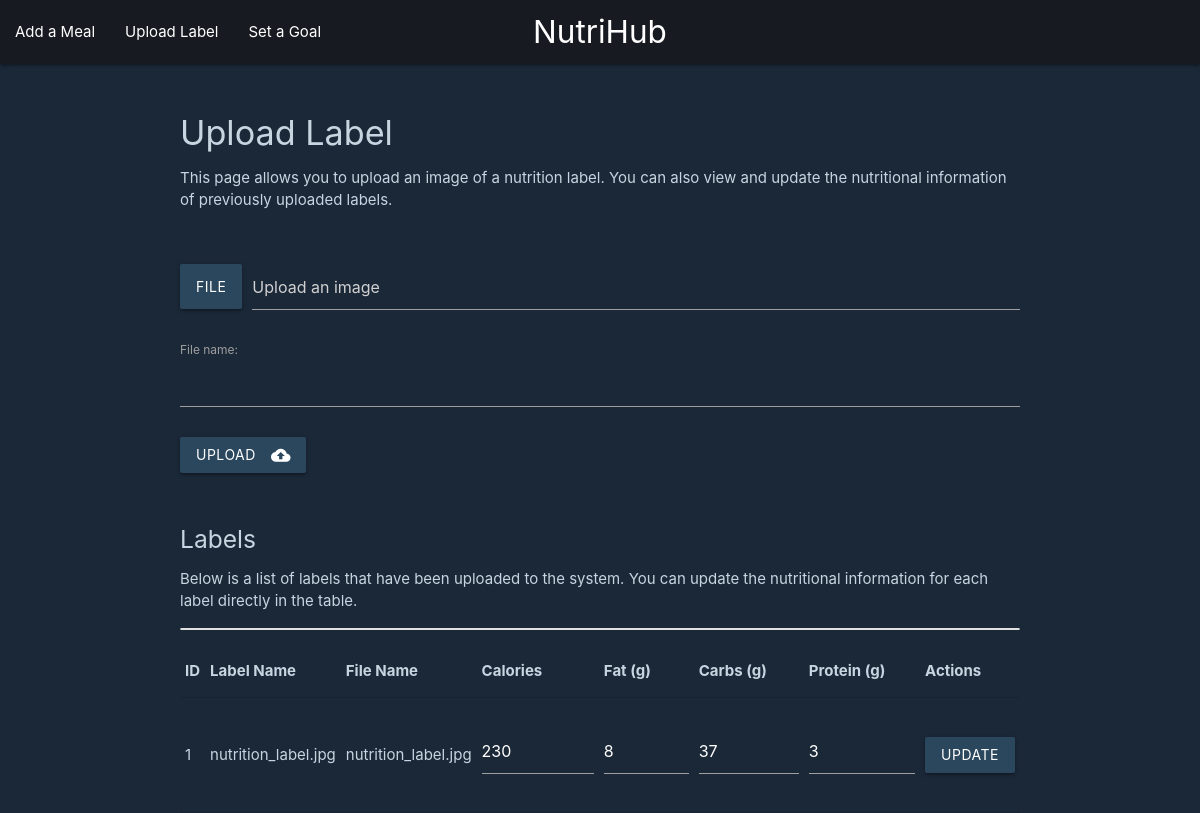
Page /uploadv2 on the earlier database version.
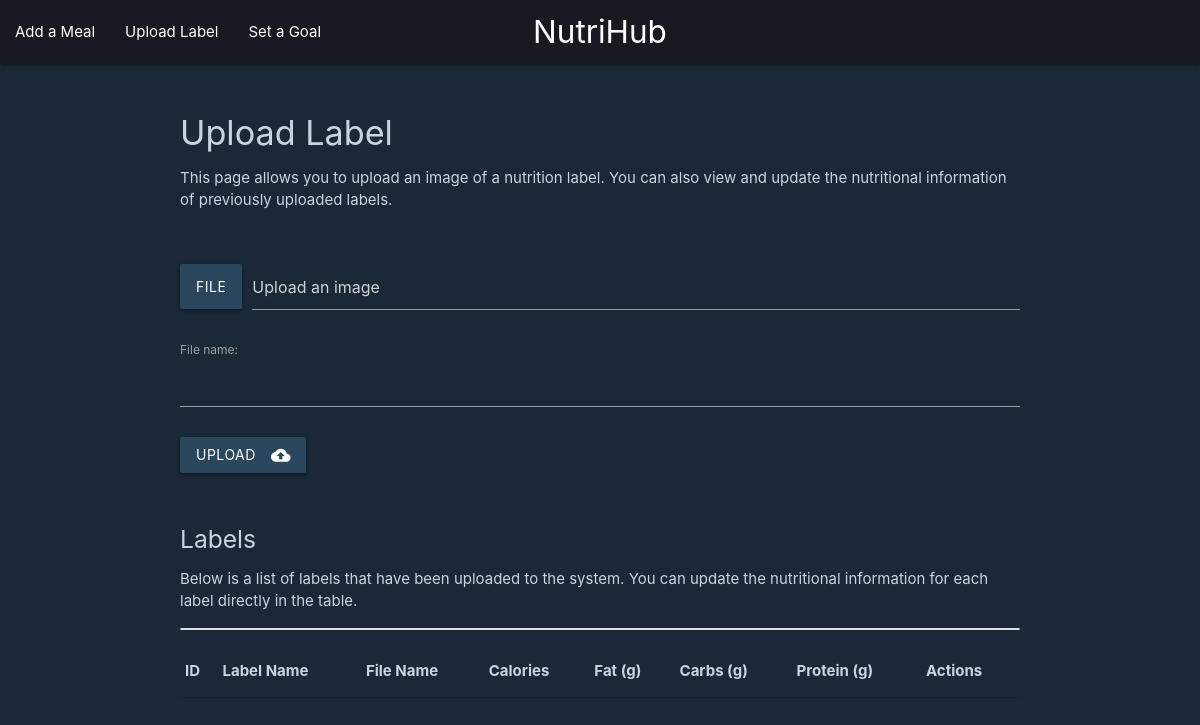
Same page on the later database version.
### tables this page shows
CREATE TABLE label (
    id INTEGER PRIMARY KEY AUTOINCREMENT,
    name TEXT NOT NULL,
    file_name TEXT NOT NULL,
    calories INTEGER NOT NULL,
    fat INTEGER NOT NULL,
    protein INTEGER NOT NULL,
    carbs INTEGER NOT NULL
);

### main.py (the view)
@app.route("/uploadv2")
def uploadv2():
    conn = get_db_connection()
    labels = conn.execute('SELECT * FROM label').fetchall()
    conn.close()
    return render_template('uploadV2.html', labels = labels)

### main.py (called while the page is built)
def get_db_connection():
    conn = sqlite3.connect('database.db')
    conn.row_factory = sqlite3.Row
    return conn

### templates/uploadV2.html (shortened to what this page needs)
<!DOCTYPE html>
<html lang="en">
<head>
    <link rel="stylesheet" href="https://cdnjs.cloudflare.com/ajax/libs/materialize/1.0.0/css/materialize.min.css">
</head>
<body>
    <nav>
        <div class="nav-wrapper" style="background-color: #171a21;">
            <a href="/" class="brand-logo center">NutriHub</a>
            <ul id="nav-mobile" class="left hide-on-med-and-down">
                <li><a href="/dashboard">Add a Meal</a></li>
                <li><a href="/uploadv2">Upload Label</a></li>
                <li><a href="/goal">Set a Goal</a></li>
            </ul>
        </div>
    </nav>
    <main>
        <div class="container">
            <h4>Upload Label</h4>
            <p>This page allows you to upload an image of a nutrition label. You can also view and update the nutritional information of previously uploaded labels.</p>
            <br>
            <form action="/addlabel" method="post" enctype="multipart/form-data">
                <div class="file-field input-field">
                    <div class="btn">
                        <span>File</span>
                    </div>
                    <div class="file-path-wrapper">
                        <input class="file-path validate" type="text" placeholder="Upload an image">
                    </div>
                </div>
                <label for="fname">File name:</label>
                <input type="text" id="fname" name="fname"><br><br>
                <button class="btn waves-effect waves-light" type="submit" value="Upload">Upload
                    <i class="material-icons right">cloud_upload</i>
                </button>
            </form>
            <br>
            <div class="uploaded-files">
                <h5>Labels</h5>
                <p>Below is a list of labels that have been uploaded to the system. You can update the nutritional information for each label directly in the table.</p>
                <ul id="fileList" class="collection">
                </ul>
                <table class="highlight">
                    <thead>
                        <tr>
                            <th>ID</th>
                            <th>Label Name</th>
                            <th>File Name</th>
                            <th>Calories</th>
                            <th>Fat (g)</th>
                            <th>Carbs (g)</th>
                            <th>Protein (g)</th>
                            <th>Actions</th>
                        </tr>
                    </thead>
                    <tbody>
                        {% for label in labels %}
                        <tr>
                            <form action="/updatelabel/{{ label['id'] }}" method="post">
                                <td>{{ label['id'] }}</td>
                                <td>{{ label['name'] }}</td>
                                <td>{{ label['file_name'] }}</td>
                                <td>
                                    <div class="input-field">
                                        <input type="number" name="calories" value="{{ label['calories'] }}">
                                    </div>
                                </td>
                                <td>
                                    <div class="input-field">
                                        <input type="number" name="fat" value="{{ label['fat'] }}">
                                    </div>
                                </td>
                                <td>
                                    <div class="input-field">
                                        <input type="number" name="carbs" value="{{ label['carbs'] }}">
                                    </div>
                                </td>
                                <td>
                                    <div class="input-field">
                                        <input type="number" name="protein" value="{{ label['protein'] }}">
                                    </div>
                                </td>
                                <td>
                                    <button class="btn waves-effect waves-light" type="submit">Update</button>
                                </td>
                            </form>
                        </tr>
                        {% endfor %}
                    </tbody>
                </table>
            </div>
        </div>
    </main>
</body>
</html>

### templates/uploadV2.html (style rules this page uses)
body { display: flex; min-height: 100vh; flex-direction: column; background-color: #1b2838; color: #c7d5e0; }
main { flex: 1 0 auto; }
.container { margin-top: 50px; }
.file-path-wrapper { margin-bottom: 20px; }
.uploaded-files { margin-top: 30px; }
.nav-wrapper { background-color: #171a21; }
.btn, .btn:hover { background-color: #2a475e; }
input { color: #ffffff; }

Differences in the rows shown:
removed label: id "1", name "nutrition_label.jpg", file_name "nutrition_label.jpg", calories "230", fat "8", carbs "37", protein "3"
